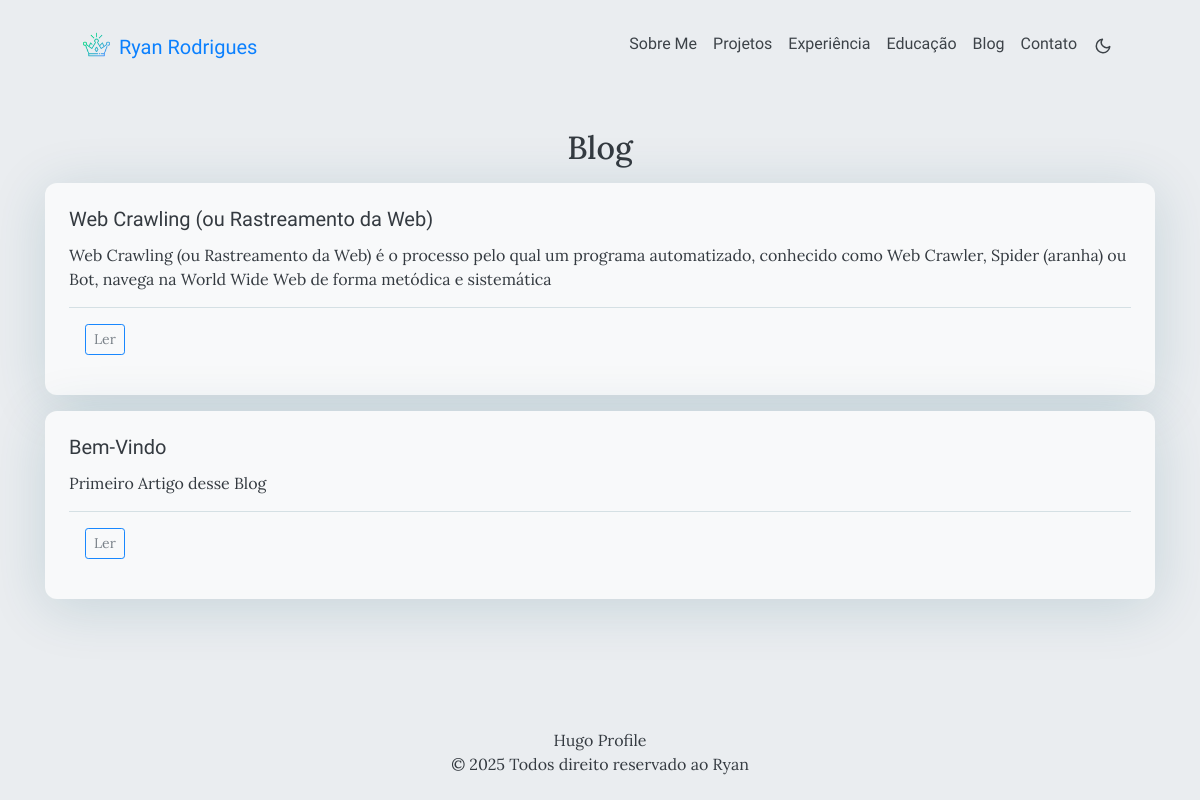
/blog/, run on an earlier commit of the app's database.
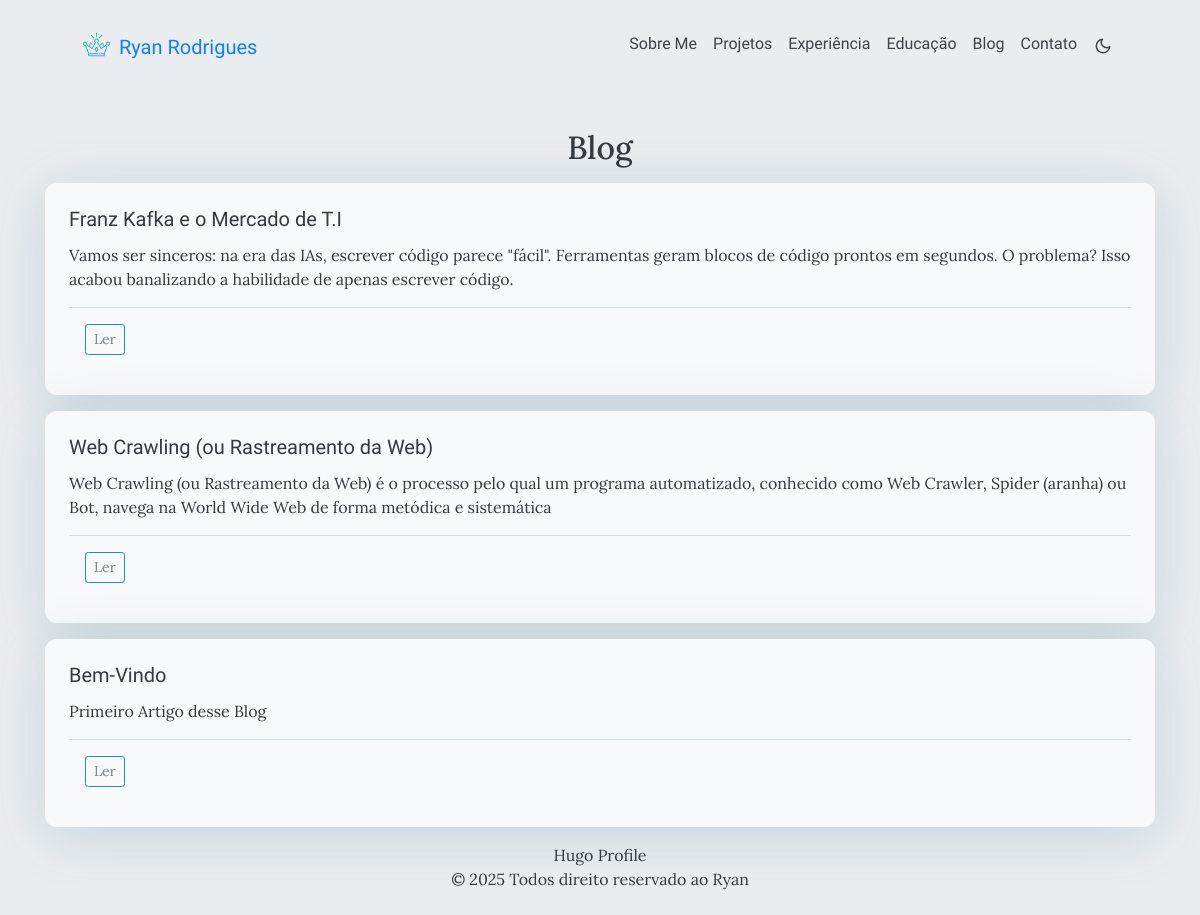
And on a later commit of the database.
### database/post.py (models this page shows, shortened)
class Post(db.Model):
    __tablename__ = 'Post'
    id = db.Column(db.Integer, primary_key=True)
    titulo = db.Column(db.String(100), nullable=False)
    trecho = db.Column(db.Text, nullable=False)
    data_criacao = db.Column(db.DateTime, nullable=False, default=datetime.utcnow)
    rota = db.Column(db.String(50), nullable=False)
    @staticmethod
    def lista_post_descrecente():
        posts = Post.query.order_by(Post.data_criacao.desc()).all()
        return posts

### routes/route.py (the view)
@app.route('/blog/')
def page_blog():
    posts = Post.lista_post_descrecente()
    return render_template("blog.html", posts=posts)

### templates/blog.html
{% extends "template.html" %}
{% block content %}
<main id="home-post">
    <div class="container pt-5" id="list-page">
        <h2 class="text-center pb-2">Blog</h2>
        {% for post in posts %}
            <div class="card w-100 mb-3">
                <div class="card-body bg-transparent p-4 shadow-sm">
                    <h5 class="primary-font card-title">{{ post.titulo }}</h5>
                    <p class="card-text secondary-font">{{ post.trecho }}</p>
                    <div class="mt-auto post-footer bg-transparent py-3">
                        <a href="{{ url_for('post_mostrar', post_id=post.id) }}" class="float-end btn btn-outline-info btn-sm">Ler</a>
                    </div>
                </div>
            </div>
        {% endfor %}
    </div>
</main>
{% endblock %}

### templates/template.html (shortened to what this page needs)
<!DOCTYPE html>
<html lang="pt-BR" class="fontawesome-i2svg-active fontawesome-i2svg-complete">
<head>
    <link rel="stylesheet" href="{{ url_for('static', filename='css/bootstrap.css') }}">
    <link rel="stylesheet" href="{{ url_for('static', filename='css/font.css') }}">
    <link rel="stylesheet" href="{{ url_for('static', filename='css/header.css') }}">
    <link rel="stylesheet" href="{{ url_for('static', filename='css/gallery.css') }}">
    <link rel="stylesheet" href="{{ url_for('static', filename='css/index.css') }}">
    <link rel="stylesheet" href="{{ url_for('static', filename='css/theme.css') }}">
    <link rel="stylesheet" href="{{ url_for('static', filename='css/list.css') }}">
    <link rel="stylesheet" href="{{ url_for('static', filename='css/main.css') }}">
</head>
<body class="d-flex flex-column min-vh-100">
    <header id="profile-header">
        <nav class="pt-3 navbar navbar-expand-lg animate">
            <div class="container-fluid mx-xs-2 mx-sm-5 mx-md-5 mx-lg-5">
                <a class="navbar-brand primary-font text-wrap" href="/">
                   <img src="{{ url_for('static', filename='img/coroa.png') }}" width="35" height="35" class="d-inline-block align-bottom"> Ryan Rodrigues
                </a>
                <div class="collapse navbar-collapse text-wrap primary-font" id="navbarContent">
                    <ul class="navbar-nav ml-auto text-center">
                        <li class="nav-item navbar-text">
                            <a class="nav-link" href="/#about" aria-label="about">Sobre Me</a>
                        </li>
                        <li class="nav-item navbar-text">
                            <a class="nav-link" href="/#projects" aria-label="education">Projetos</a>
                        </li>
                         <li class="nav-item navbar-text">
                            <a class="nav-link" href="/#experience" aria-label="experience">Experiência</a>
                        </li>
                        <li class="nav-item navbar-text">
                            <a class="nav-link" href="/#education" aria-label="education">Educação</a>
                        </li>
                        <li class="nav-item navbar-text">
                            <a class="nav-link" href="{{ url_for('page_blog') }}" aria-label="archieve">Blog</a>
                        </li>
                        <li class="nav-item navbar-text">
                            <a class="nav-link" href="/#contact" aria-label="contact">Contato</a>
                        </li>
                        <li class="nav-item navbar-text">
                            <div class="text-center">
                                <button id="theme-toggle">
                                    <svg id="moon" width="24" height="24" viewBox="0 0 24 24" fill="none" stroke="currentcolor" stroke-width="2" stroke-linecap="round" stroke-linejoin="round"><path d="M21 12.79A9 9 0 1111.21 3 7 7 0 0021 12.79z"></path></svg>
                                </button>
                            </div>
                        </li>
                    </ul>
                </div>
            </div>
        </nav>
    </header>
{% block content %}
{% endblock %}
    <footer class="mt-auto">
            <div class="row justify-content-center">
                <div class="col-md-4 text-center">
                    <div class="pb-2">
                        <a href="https://themes.gohugo.io">Hugo Profile</a>
                        <p>© 2025 Todos direito reservado ao Ryan</p>
                    </div>
                </div>
            </div>
    </footer>
</body>
</html>

### static/css/header.css (style rules this page uses)
header { z-index: 10; position: relative; top: 0; }
header .navbar .navbar-nav a { color: var(--text-color) !important; }
#theme-toggle { background-color: var(--background-color) !important; color: var(--text-color) !important; }
.navbar-text { font-size: 16px !important; opacity: 0.95; white-space: nowrap; }
header .nav-link { transition: none !important; }
.navbar-brand { color: var(--primary-color) !important; opacity: 0.95; }

### static/css/index.css (style rules this page uses)
header .navbar.animate { animation: fade-up 0.5s ease-in; }

### static/css/theme.css (style rules this page uses)
#theme-toggle svg { height: 18px; }
button#theme-toggle { border: none; font-size: 26px; margin: auto; }

### static/css/list.css (style rules this page uses)
#list-page .card { background-color: var(--secondary-color) !important; box-shadow: 0px 8px 56px rgba(15, 80, 100, 0.16); border-radius: .75rem; cursor: context-menu; overflow: hidden; border: none; }
#list-page .card a { text-decoration: none; }
#list-page .post-footer { padding: .5rem 1rem; background-color: var(--secondary-color) !important; color: var(--text-color) !important; border-top: 1px solid rgba(15, 80, 100, 0.16); opacity: 0.9; }
#list-page .post-footer a { background-color: var(--secondary-color) !important; color: var(--text-secondary-color) !important; border-color: var(--primary-color) !important; transition: none; }

### static/css/main.css (style rules this page uses)
:root { --content-width: 1120px; --container-width: 810px; --light-primary-color: 255, 255, 255; --light-secondary-color: #dddddd; --light-tertiary-color: #272822; --light-text-color: black; }
:root { --text-color: #343a40; --text-secondary-color: #6c757d; --text-link-color: #007bff; --background-color: #eaedf0; --secondary-background-color: #64ffda1a; --primary-color: #007bff; --secondary-color: #f8f9fa; --text-color-dark: #e4e6eb; --text-secondary-color-dark: #b0b3b8; --text-link-color-dark: #ffffff; --background-color-dark: #18191a; --secondary-background-color-dark: #212529; --primary-color-dark: #ffffff; --secondary-color-dark: #212529; }
body { font-size: 1rem; font-weight: 400; line-height: 1.5; text-align: left; background-color: var(--background-color); color: var(--text-color); }
html { background-color: rgb(var(--light-primary-color)); color: var(--light-text-color); font-family: "Lato", sans-serif; font-size: var(--font-size); min-height: 100%; position: relative; scroll-behavior: smooth; }
html, body { height: 100%; }
a { color: inherit; }
img { height: auto; max-width: 100%; }

What changed in the data, as far as the page shows it:
added Post: titulo "Franz Kafka e o Mercado de T.I", trecho "Vamos ser sinceros: na era das IAs, escrever código parece \"fácil\". Ferramentas geram blocos de código prontos em segundos. O problema? Isso acabou banalizando a habilidade de apenas escrever código."
